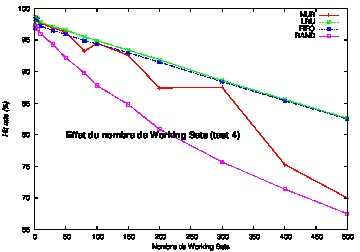

Generate this figure with gnuplot:
set style data linespoints
set xlabel "Nombre de Working Sets"
set ylabel "Hit rate (%)" font "Helvetica-Oblique"
set label "Effet du nombre de Working Sets (test 4)" font "Helvetica-Bold,18" at 50,80 
set encoding utf8
set terminal postscript eps color
set output "t4-working_sets.eps"
plot "t4-working_sets" using 1:2 t "NUR", "t4-working_sets" using 1:3 t "LRU", "t4-working_sets" using 1:4 t "FIFO", "t4-working_sets" using 1:5 t "RAND"
